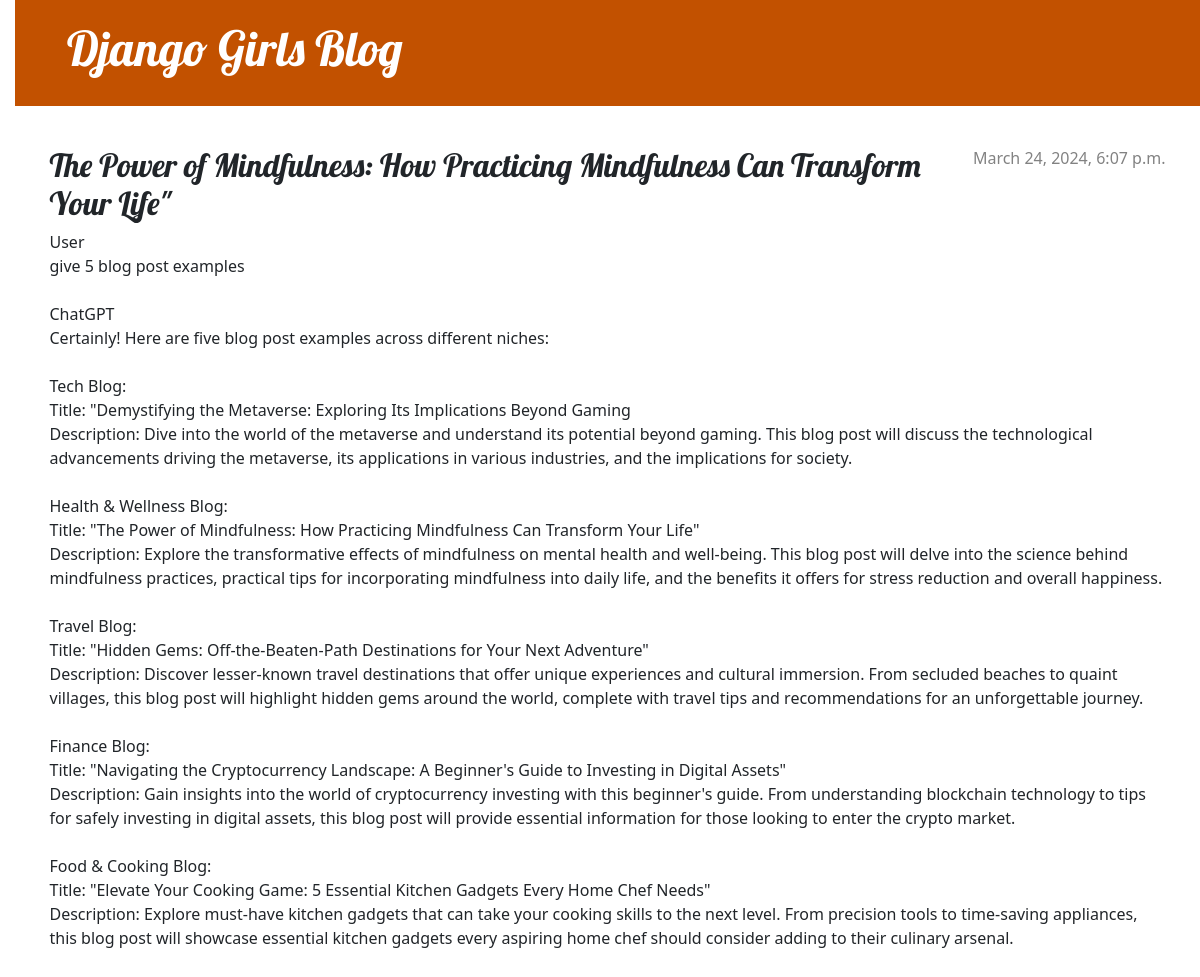
Screenshot of /post/3/ with the database file from the repository.
### blog/models.py (models this page shows, shortened)
class Post(models.Model):
    author = models.ForeignKey(settings.AUTH_USER_MODEL, on_delete=models.CASCADE)
    title = models.CharField(max_length=200)
    text = models.TextField()
    created_date = models.DateTimeField(default=timezone.now)
    published_date = models.DateTimeField(blank=True, null=True)

### blog/views.py (the view)
# urls.py: path('post/<int:pk>/', views.post_detail, name='post_detail'),
def post_detail(request, pk):
    post = get_object_or_404(Post, pk=pk)
    return render(request, 'blog/post_detail.html', {'post': post})

### blog/templates/blog/post_detail.html (shortened to what this page needs)
{% extends 'blog/base.html' %}
{% block content %}
    <article class="post">
        {% if post.published_date %}
            <div class="date">
            {{ post.published_date }}
            </div>
        {% else %}
        <a class="btn btn-default" href="{% url 'post_publish' pk=post.pk %}">
            <button type="button">Publish</button>
        </a>
        {% endif %}
        <h2>{{ post.title }}</h2>
        <p>{{ post.text|linebreaksbr }}</p>
    </article>
{% endblock %}

### blog/static/css/blog.css (style rules this page uses)
body { padding-left: 15px; }
h1, h2, h3, h4 { font-family: 'Lobster', cursive; }
.date { color: #828282; }
.post { margin-bottom: 70px; }
.post > .date, .post > .actions { float: right; }

### rows the page displays
Post: published_date "March 24, 2024, 6:07 p.m.", title "The Power of Mindfulness: How Practicing Mindfulness Can Transform Your Life\"", text "User give 5 blog post examples ChatGPT Certainly! Here are five blog post examples across different niches: Tech Blog: Title: \"Demystifying the Metaverse: Exploring Its Implications Beyond Gaming Description: Dive into the world of the metaverse and understand its potential beyond gaming. This blog post will discuss the technological advancements driving the metaverse, its applications in various industries, and the implications for society. Health & Wellness Blog: Title: \"The Power of Mindfulness: How Practicing Mindfulness Can Transform Your Life\" Description: Explore the transformative effects of mindfulness on mental health and well-being. This blog post will delve into the science…"
